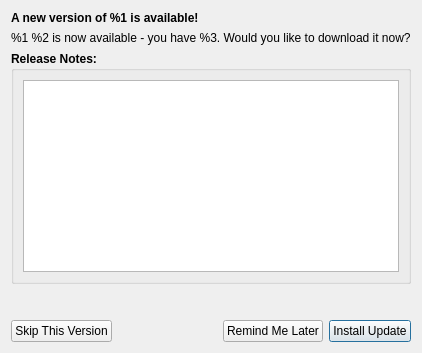
<?xml version="1.0" encoding="UTF-8"?>
<ui version="4.0">
 <class>FvUpdateWindow</class>
 <widget class="QWidget" name="FvUpdateWindow">
  <property name="geometry">
   <rect>
    <x>0</x>
    <y>0</y>
    <width>640</width>
    <height>480</height>
   </rect>
  </property>
  <property name="windowTitle">
   <string>Software Update</string>
  </property>
  <layout class="QHBoxLayout" name="horizontalLayout_6">
   <property name="sizeConstraint">
    <enum>QLayout::SetFixedSize</enum>
   </property>
   <item>
    <layout class="QVBoxLayout" name="verticalLayout">
     <item>
      <widget class="QLabel" name="newVersionIsAvailableLabel">
       <property name="font">
        <font>
         <weight>75</weight>
         <bold>true</bold>
        </font>
       </property>
       <property name="text">
        <string>A new version of %1 is available!</string>
       </property>
      </widget>
     </item>
     <item>
      <widget class="QLabel" name="wouldYouLikeToDownloadLabel">
       <property name="text">
        <string>%1 %2 is now available - you have %3. Would you like to download it now?</string>
       </property>
      </widget>
     </item>
     <item>
      <widget class="QGroupBox" name="groupBox">
       <property name="font">
        <font>
         <weight>75</weight>
         <bold>true</bold>
        </font>
       </property>
       <property name="title">
        <string>Release Notes:</string>
       </property>
       <layout class="QHBoxLayout" name="horizontalLayout_7">
        <item>
         <widget class="QTextEdit" name="releaseNotes"/>
        </item>
       </layout>
      </widget>
     </item>
     <item>
      <widget class="FvUpdateDownloadProgress" name="widget" native="true">
       <property name="minimumSize">
        <size>
         <width>0</width>
         <height>24</height>
        </size>
       </property>
      </widget>
     </item>
     <item>
      <layout class="QHBoxLayout" name="horizontalLayout_3">
       <item>
        <widget class="QPushButton" name="skipThisVersionButton">
         <property name="text">
          <string>Skip This Version</string>
         </property>
        </widget>
       </item>
       <item>
        <spacer name="horizontalSpacer">
         <property name="orientation">
          <enum>Qt::Horizontal</enum>
         </property>
         <property name="sizeHint" stdset="0">
          <size>
           <width>40</width>
           <height>20</height>
          </size>
         </property>
        </spacer>
       </item>
       <item>
        <widget class="QPushButton" name="remindMeLaterButton">
         <property name="text">
          <string>Remind Me Later</string>
         </property>
        </widget>
       </item>
       <item>
        <widget class="QPushButton" name="installUpdateButton">
         <property name="text">
          <string>Install Update</string>
         </property>
         <property name="autoDefault">
          <bool>true</bool>
         </property>
         <property name="default">
          <bool>true</bool>
         </property>
        </widget>
       </item>
      </layout>
     </item>
    </layout>
   </item>
  </layout>
 </widget>
 <customwidgets>
  <customwidget>
   <class>FvUpdateDownloadProgress</class>
   <extends>QWidget</extends>
   <header>fvupdatedownloadprogress.h</header>
   <container>1</container>
  </customwidget>
 </customwidgets>
 <resources/>
 <connections/>
</ui>
